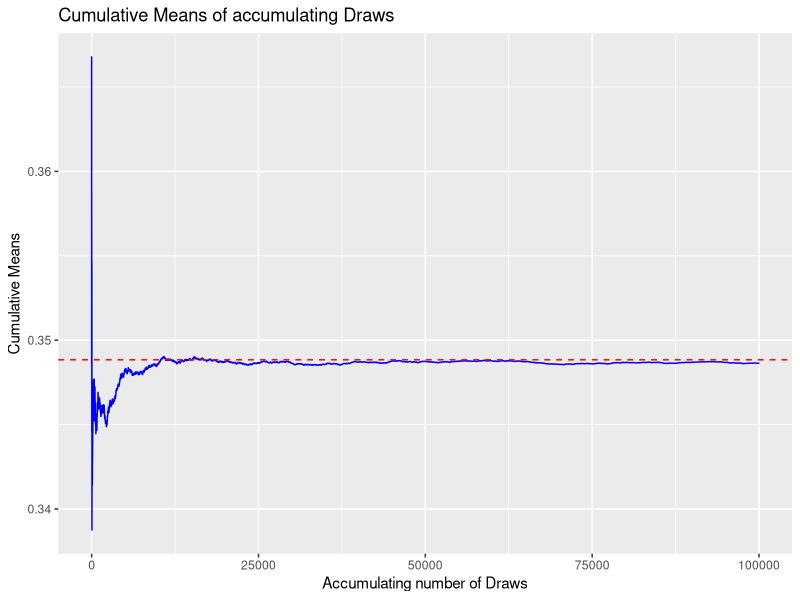
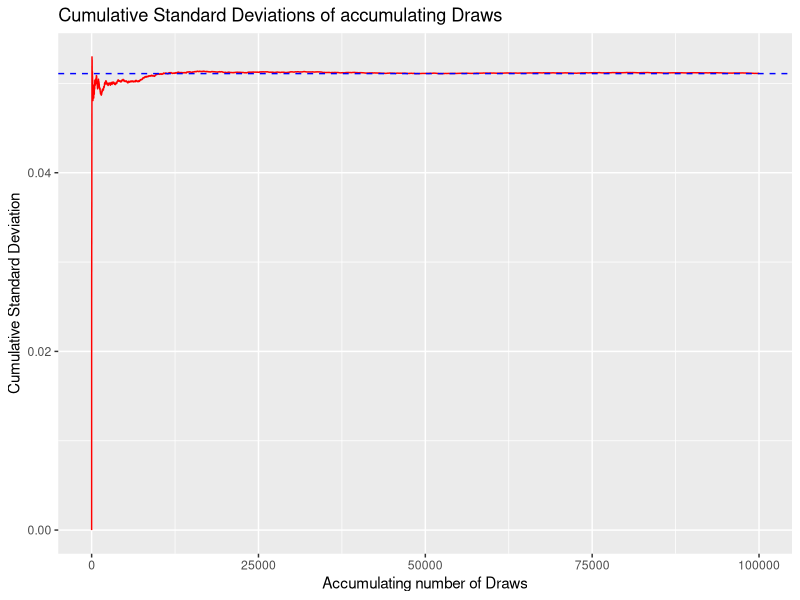
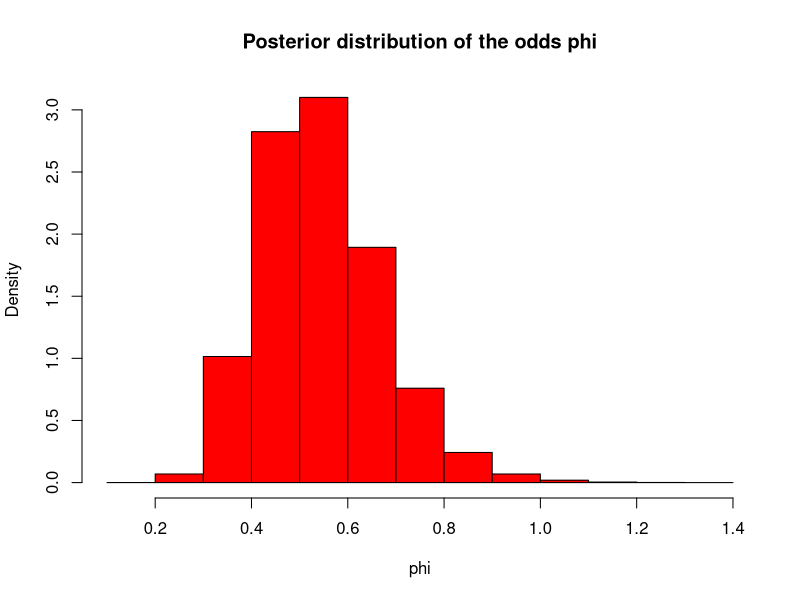
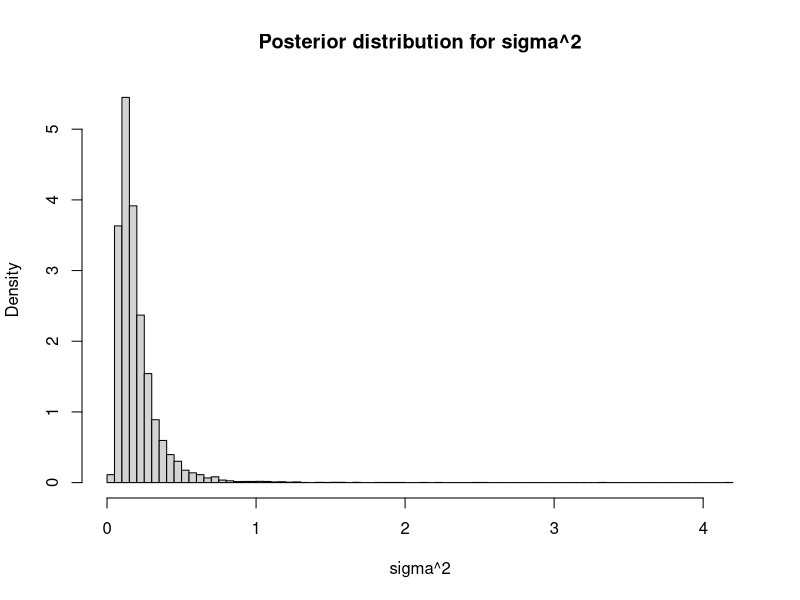
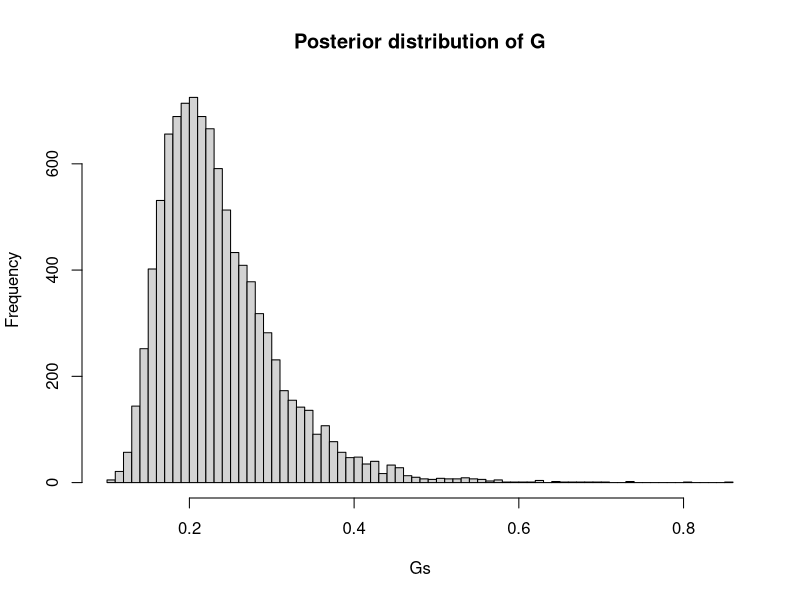
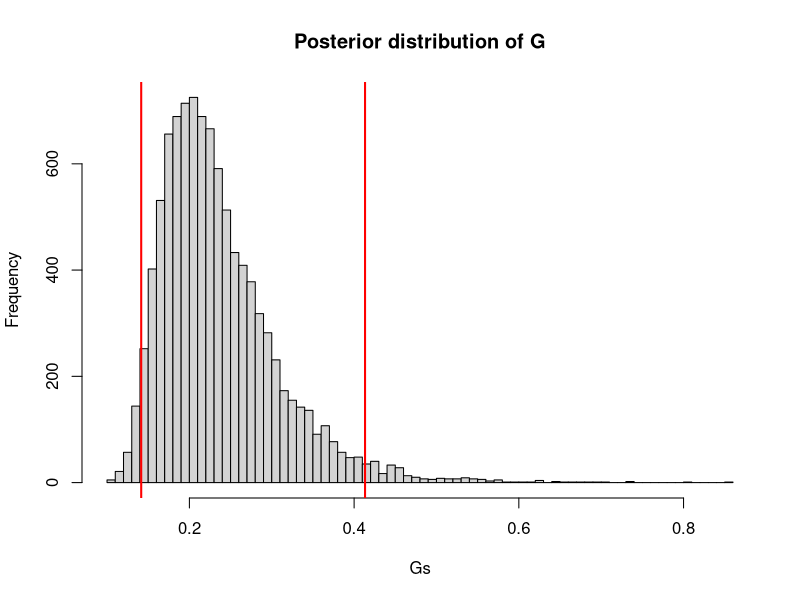
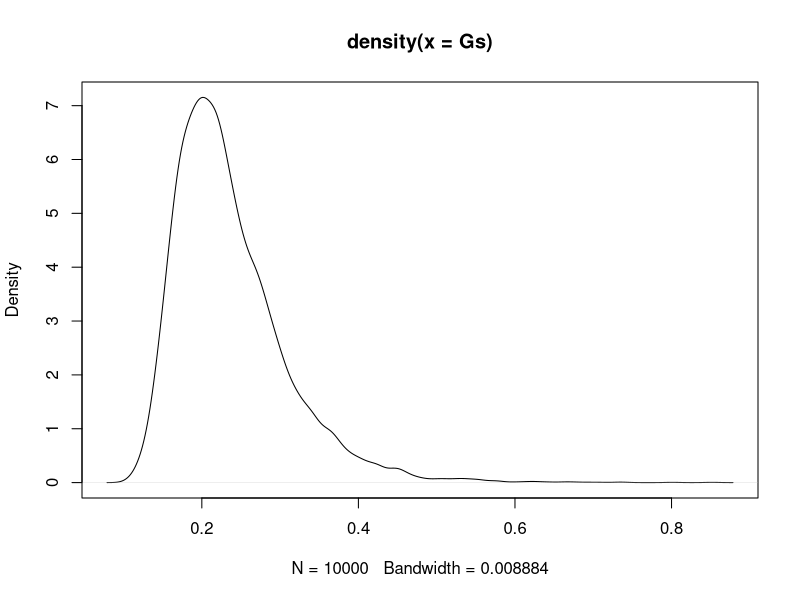
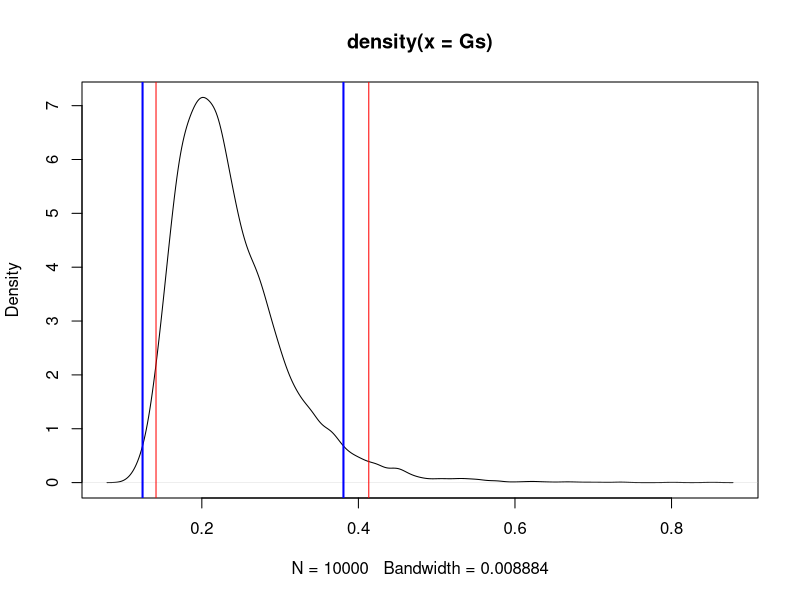

Source code (R) for these figures, in order:
## ---- chunk 1
knitr::opts_chunk$set(echo = TRUE)
knitr::opts_chunk$set(cache = TRUE)
## ---- chunk 2
library(ggplot2)
## ---- chunk 3
s <- 22
n <- 70
f <- n-s
nDraws <- 100000
alpha_0 <- 8
beta_0 <- 8

post_alpha <- alpha_0 + s
post_beta <- beta_0 + f

# rbeta drawing
delta <- rbeta(nDraws, post_alpha, post_beta)

# true values of mean and sd
mean_true <- post_alpha/(post_alpha + post_beta)
sd_true <- sqrt((post_alpha*post_beta)/((post_alpha+post_beta+1)*(post_alpha+post_beta)^2))

# sample means based on accumulating number of drawn values
cumu_mean <- cumsum(delta)/(1:nDraws)
cumu_sd <- sqrt(cumsum((delta - cumu_mean)^2) / (1:nDraws))

plot_data <- data.frame(
  Draw = 1:nDraws,
  Mean = cumu_mean,
  SD = cumu_sd
)

# Mean plot
cumulativeMeans_plot <- ggplot(plot_data, aes(x = Draw)) +
  geom_line(aes(y = Mean), color = "blue") +
  # true mean line
  geom_hline(yintercept = mean_true, color = "red", linetype = "dashed") +
  ggtitle("Cumulative Means of accumulating Draws") +
  xlab("Accumulating number of Draws") +
  ylab("Cumulative Means")

# SD plot
cumulativeSD_plot <- ggplot(plot_data, aes(x = Draw)) +
  geom_line(aes(y = SD), color = "red") +
  # true standard deviation line
  geom_hline(yintercept = sd_true, color = "blue", linetype = "dashed") +
  ggtitle("Cumulative Standard Deviations of accumulating Draws") +
  xlab("Accumulating number of Draws") +
  ylab("Cumulative Standard Deviation")

cumulativeMeans_plot
cumulativeSD_plot
## ---- chunk 4

# posterior probability:
p_post <- mean(delta > 0.3)

# beta posterior probability:
p_beta_post <- 1-(pbeta(0.3, post_alpha, post_beta))

p_post
p_beta_post
## ---- chunk 5
phi <- delta/(1-delta)

postDistribution_plot <- hist(phi, breaks=10, col="red", prob=TRUE, xlab="phi",
   main="Posterior distribution of the odds phi")

postDistribution_plot

## ---- chunk 6
Y = c(33, 24, 48, 32, 55, 74, 23, 17)
n = length(Y)
df = n-1

mu = 3.6
tau_sq = (sum((log(Y)-mu)^2))/n

sigsq_draws = 1 / rchisq(10000, df)

hist(sigsq_draws, prob=TRUE, xlab = "sigma^2", main="Posterior distribution for sigma^2", breaks = 100)

## ---- chunk 7


Gs = 2*pnorm((sqrt(sigsq_draws)/sqrt(2))) - 1

hist(Gs, main = "Posterior distribution of G", breaks = 100 )

## ---- chunk 8
print(quantile(Gs, probs = c(0.025, 0.975)))

sortedGs = sort(Gs)
G250 = sortedGs[250]
G9750 = sortedGs[9750]

hist(Gs, main = "Posterior distribution of G", breaks = 100 )
abline(v = G250, col = "red", lwd=2)
abline(v = G9750, col= "red", lwd=2)
## ---- chunk 9
kernel_estimate = density(Gs)
x = kernel_estimate$x
y = kernel_estimate$y

#sort based on y

y_sorted = sort(y)

plot(kernel_estimate)

y_val = 7.0
box_width = (max(kernel_estimate$x)-min(kernel_estimate$x))/512
delta = 0.001
while(sum(kernel_estimate$y[kernel_estimate$y >= y_val]*box_width) < .95){
  #cat("y=", y_val, "\r")
  y_val = y_val - delta
}
print(y_val)
x_left_bound = min(kernel_estimate$x[kernel_estimate$y >= y_val])
print(x_left_bound)
x_right_bound = max(kernel_estimate$x[kernel_estimate$y >= y_val])
print(x_right_bound)
  
plot(kernel_estimate)
abline(v=x_left_bound, col = "blue", lwd=2)
abline(v=x_right_bound, col = "blue", lwd=2)
abline(v = G250, col = "red", lwd=1)
abline(v = G9750, col= "red", lwd=1)
## ---- chunk 10

## ---- chunk 11

